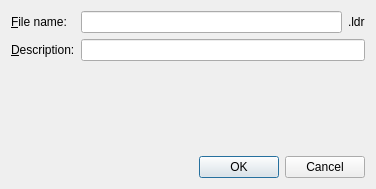
<ui version="4.0" >
 <class>NewSubmodelDialog</class>
 <widget class="QDialog" name="NewSubmodelDialog" >
  <property name="geometry" >
   <rect>
    <x>0</x>
    <y>0</y>
    <width>376</width>
    <height>189</height>
   </rect>
  </property>
  <property name="windowTitle" >
   <string>New Model</string>
  </property>
  <layout class="QVBoxLayout" name="verticalLayout" >
   <item>
    <layout class="QFormLayout" name="formLayout" >
     <item row="0" column="0" >
      <widget class="QLabel" name="label_4" >
       <property name="text" >
        <string>&amp;File name:</string>
       </property>
       <property name="buddy" >
        <cstring>editName</cstring>
       </property>
      </widget>
     </item>
     <item row="0" column="1" >
      <layout class="QHBoxLayout" name="horizontalLayout" >
       <item>
        <widget class="QLineEdit" name="editName" />
       </item>
       <item>
        <widget class="QLabel" name="label" >
         <property name="text" >
          <string>.ldr</string>
         </property>
        </widget>
       </item>
      </layout>
     </item>
     <item row="1" column="0" >
      <widget class="QLabel" name="label_2" >
       <property name="text" >
        <string>&amp;Description:</string>
       </property>
       <property name="buddy" >
        <cstring>editDesc</cstring>
       </property>
      </widget>
     </item>
     <item row="1" column="1" >
      <widget class="QLineEdit" name="editDesc" />
     </item>
    </layout>
   </item>
   <item>
    <spacer name="verticalSpacer" >
     <property name="orientation" >
      <enum>Qt::Vertical</enum>
     </property>
     <property name="sizeHint" stdset="0" >
      <size>
       <width>20</width>
       <height>25</height>
      </size>
     </property>
    </spacer>
   </item>
   <item>
    <widget class="QDialogButtonBox" name="buttonBox" >
     <property name="orientation" >
      <enum>Qt::Horizontal</enum>
     </property>
     <property name="standardButtons" >
      <set>QDialogButtonBox::Cancel|QDialogButtonBox::Ok</set>
     </property>
    </widget>
   </item>
  </layout>
 </widget>
 <resources/>
 <connections>
  <connection>
   <sender>buttonBox</sender>
   <signal>accepted()</signal>
   <receiver>NewSubmodelDialog</receiver>
   <slot>accept()</slot>
   <hints>
    <hint type="sourcelabel" >
     <x>248</x>
     <y>145</y>
    </hint>
    <hint type="destinationlabel" >
     <x>157</x>
     <y>150</y>
    </hint>
   </hints>
  </connection>
  <connection>
   <sender>buttonBox</sender>
   <signal>rejected()</signal>
   <receiver>NewSubmodelDialog</receiver>
   <slot>reject()</slot>
   <hints>
    <hint type="sourcelabel" >
     <x>316</x>
     <y>145</y>
    </hint>
    <hint type="destinationlabel" >
     <x>286</x>
     <y>150</y>
    </hint>
   </hints>
  </connection>
 </connections>
</ui>
